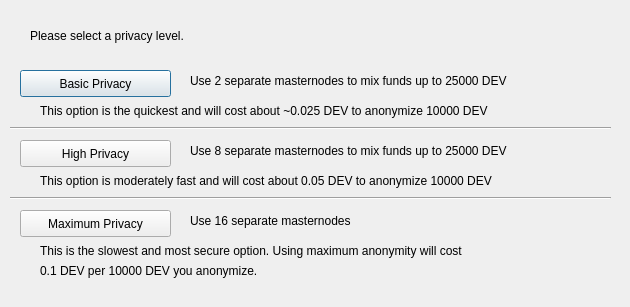
<?xml version="1.0" encoding="UTF-8"?>
<ui version="4.0">
 <class>ObfuscationConfig</class>
 <widget class="QDialog" name="ObfuscationConfig">
  <property name="geometry">
   <rect>
    <x>0</x>
    <y>0</y>
    <width>630</width>
    <height>307</height>
   </rect>
  </property>
  <property name="windowTitle">
   <string>Configure Obfuscation</string>
  </property>
  <widget class="QPushButton" name="buttonBasic">
   <property name="geometry">
    <rect>
     <x>20</x>
     <y>70</y>
     <width>151</width>
     <height>27</height>
    </rect>
   </property>
   <property name="text">
    <string>Basic Privacy</string>
   </property>
  </widget>
  <widget class="QPushButton" name="buttonHigh">
   <property name="geometry">
    <rect>
     <x>20</x>
     <y>140</y>
     <width>151</width>
     <height>27</height>
    </rect>
   </property>
   <property name="text">
    <string>High Privacy</string>
   </property>
  </widget>
  <widget class="QPushButton" name="buttonMax">
   <property name="geometry">
    <rect>
     <x>20</x>
     <y>210</y>
     <width>151</width>
     <height>27</height>
    </rect>
   </property>
   <property name="text">
    <string>Maximum Privacy</string>
   </property>
  </widget>
  <widget class="QLabel" name="label">
   <property name="geometry">
    <rect>
     <x>30</x>
     <y>20</y>
     <width>571</width>
     <height>31</height>
    </rect>
   </property>
   <property name="text">
    <string>Please select a privacy level.</string>
   </property>
  </widget>
  <widget class="QLabel" name="label_2">
   <property name="geometry">
    <rect>
     <x>190</x>
     <y>70</y>
     <width>421</width>
     <height>21</height>
    </rect>
   </property>
   <property name="text">
    <string>Use 2 separate masternodes to mix funds up to 25000 DEV</string>
   </property>
  </widget>
  <widget class="QLabel" name="label_3">
   <property name="geometry">
    <rect>
     <x>190</x>
     <y>140</y>
     <width>411</width>
     <height>21</height>
    </rect>
   </property>
   <property name="text">
    <string>Use 8 separate masternodes to mix funds up to 25000 DEV</string>
   </property>
  </widget>
  <widget class="QLabel" name="label_4">
   <property name="geometry">
    <rect>
     <x>190</x>
     <y>210</y>
     <width>421</width>
     <height>21</height>
    </rect>
   </property>
   <property name="text">
    <string>Use 16 separate masternodes</string>
   </property>
  </widget>
  <widget class="QLabel" name="label_6">
   <property name="geometry">
    <rect>
     <x>40</x>
     <y>100</y>
     <width>561</width>
     <height>21</height>
    </rect>
   </property>
   <property name="text">
    <string>This option is the quickest and will cost about ~0.025 DEV to anonymize 10000 DEV</string>
   </property>
  </widget>
  <widget class="QLabel" name="label_7">
   <property name="geometry">
    <rect>
     <x>40</x>
     <y>170</y>
     <width>561</width>
     <height>21</height>
    </rect>
   </property>
   <property name="text">
    <string>This option is moderately fast and will cost about 0.05 DEV to anonymize 10000 DEV</string>
   </property>
  </widget>
  <widget class="QLabel" name="label_8">
   <property name="geometry">
    <rect>
     <x>40</x>
     <y>240</y>
     <width>561</width>
     <height>21</height>
    </rect>
   </property>
   <property name="text">
    <string>This is the slowest and most secure option. Using maximum anonymity will cost</string>
   </property>
  </widget>
  <widget class="QLabel" name="label_9">
   <property name="geometry">
    <rect>
     <x>40</x>
     <y>260</y>
     <width>561</width>
     <height>21</height>
    </rect>
   </property>
   <property name="text">
    <string>0.1 DEV per 10000 DEV you anonymize.</string>
   </property>
  </widget>
  <widget class="Line" name="line">
   <property name="geometry">
    <rect>
     <x>10</x>
     <y>120</y>
     <width>601</width>
     <height>16</height>
    </rect>
   </property>
   <property name="orientation">
    <enum>Qt::Horizontal</enum>
   </property>
  </widget>
  <widget class="Line" name="line_2">
   <property name="geometry">
    <rect>
     <x>10</x>
     <y>190</y>
     <width>601</width>
     <height>16</height>
    </rect>
   </property>
   <property name="orientation">
    <enum>Qt::Horizontal</enum>
   </property>
  </widget>
 </widget>
 <resources/>
 <connections/>
</ui>
